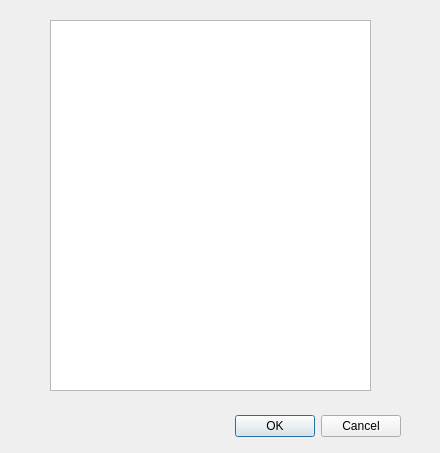
<?xml version="1.0" encoding="UTF-8"?>
<ui version="4.0">
 <class>QChooseBird</class>
 <widget class="QDialog" name="QChooseBird">
  <property name="geometry">
   <rect>
    <x>0</x>
    <y>0</y>
    <width>440</width>
    <height>453</height>
   </rect>
  </property>
  <property name="windowTitle">
   <string>Dialog</string>
  </property>
  <widget class="QDialogButtonBox" name="buttonBox">
   <property name="geometry">
    <rect>
     <x>60</x>
     <y>410</y>
     <width>341</width>
     <height>32</height>
    </rect>
   </property>
   <property name="orientation">
    <enum>Qt::Horizontal</enum>
   </property>
   <property name="standardButtons">
    <set>QDialogButtonBox::Cancel|QDialogButtonBox::Ok</set>
   </property>
  </widget>
  <widget class="QListWidget" name="lw_birdKindsListWidget">
   <property name="geometry">
    <rect>
     <x>50</x>
     <y>20</y>
     <width>321</width>
     <height>371</height>
    </rect>
   </property>
   <property name="mouseTracking">
    <bool>false</bool>
   </property>
   <property name="locale">
    <locale language="Chinese" country="China"/>
   </property>
   <property name="frameShape">
    <enum>QFrame::StyledPanel</enum>
   </property>
   <property name="frameShadow">
    <enum>QFrame::Sunken</enum>
   </property>
  </widget>
 </widget>
 <resources/>
 <connections>
  <connection>
   <sender>buttonBox</sender>
   <signal>accepted()</signal>
   <receiver>QChooseBird</receiver>
   <slot>accept()</slot>
   <hints>
    <hint type="sourcelabel">
     <x>248</x>
     <y>254</y>
    </hint>
    <hint type="destinationlabel">
     <x>157</x>
     <y>274</y>
    </hint>
   </hints>
  </connection>
  <connection>
   <sender>buttonBox</sender>
   <signal>rejected()</signal>
   <receiver>QChooseBird</receiver>
   <slot>reject()</slot>
   <hints>
    <hint type="sourcelabel">
     <x>316</x>
     <y>260</y>
    </hint>
    <hint type="destinationlabel">
     <x>286</x>
     <y>274</y>
    </hint>
   </hints>
  </connection>
 </connections>
</ui>
